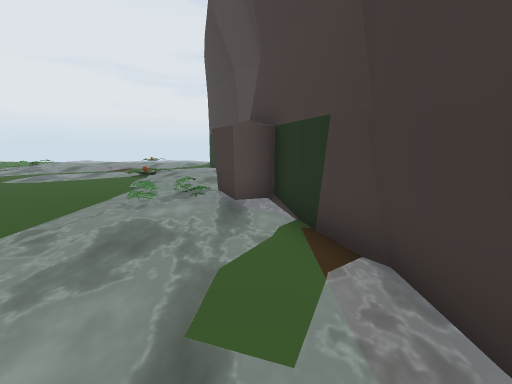
[1] (above)

18 first-person views from a walk through a scene from a Unity 3-D project. The camera is 1.3 m above the floor, tilts 10° down and sees 90° across. The floor is counted in squares, 0.96 m on a side. Each view is taken from the middle of a square. On the plan, view 1 faces up. The plan holds only what a view shows up to about 13 squares ahead; the rest is blank. The place goes on beyond the plan. The player character is not drawn. Some animated figures are not drawn.

[2]
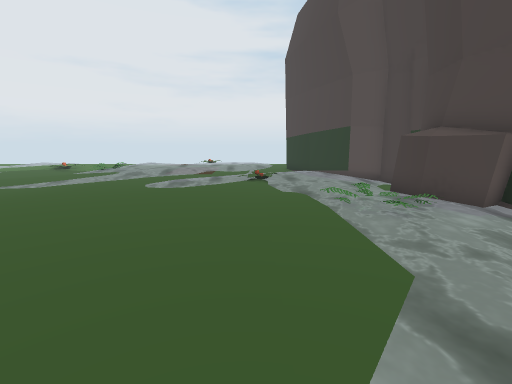

[3]
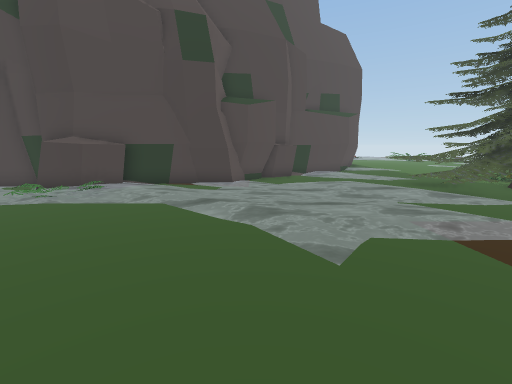

[4]
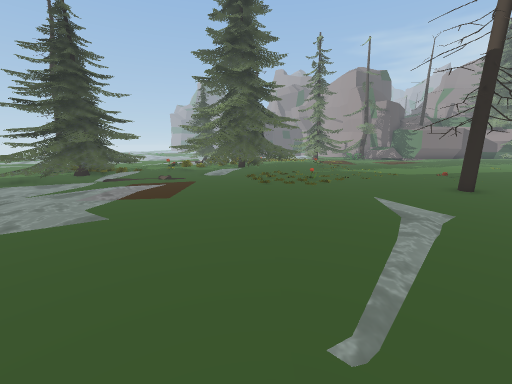

[5]
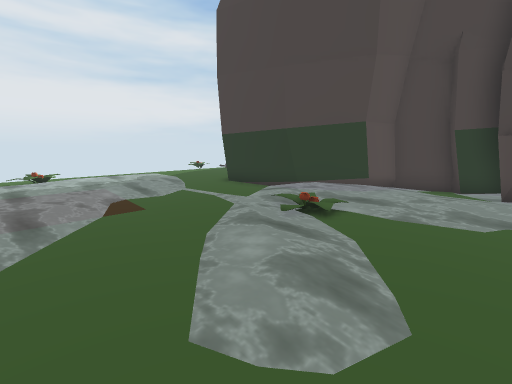

[6]
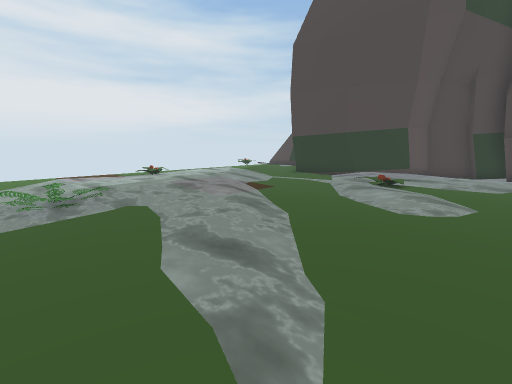

[7]
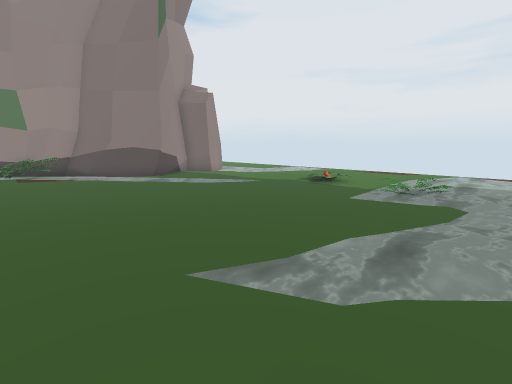

[8]
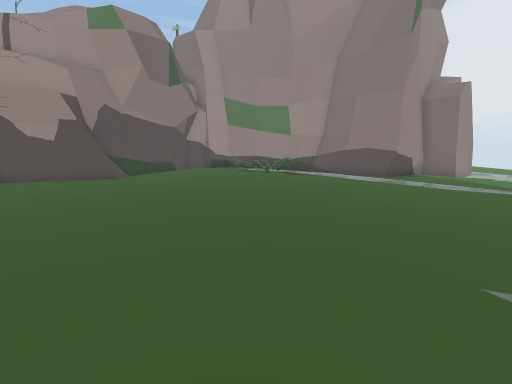

[9]
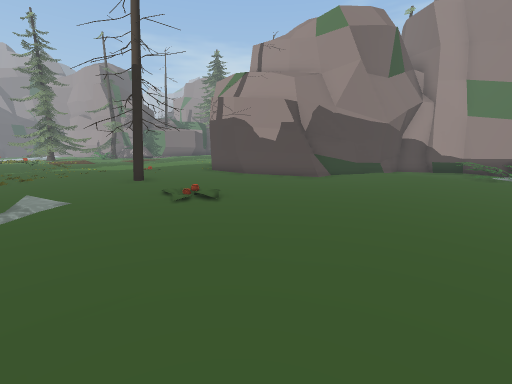

[10]
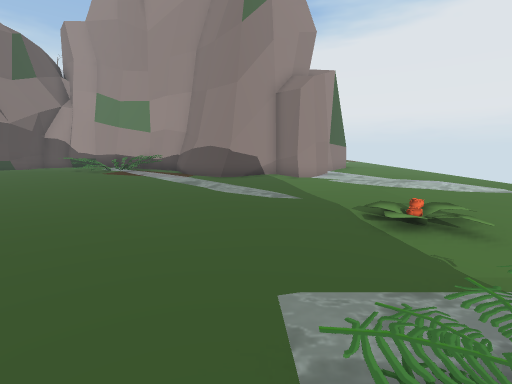

[11]
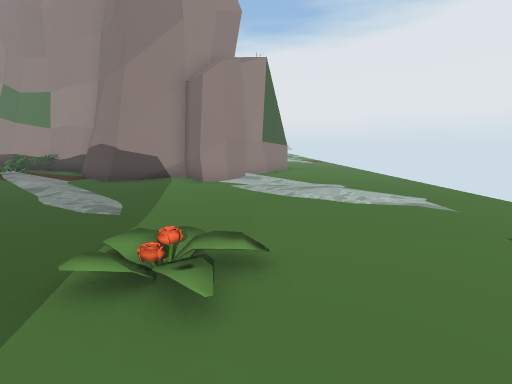

[12]
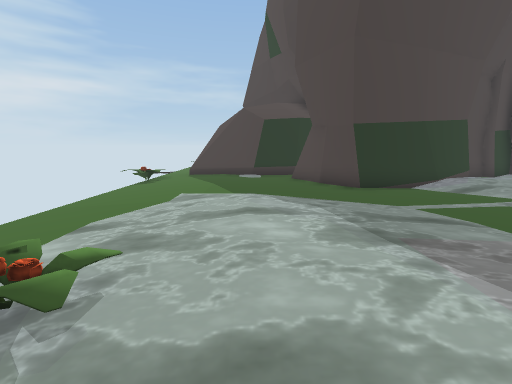

[13]
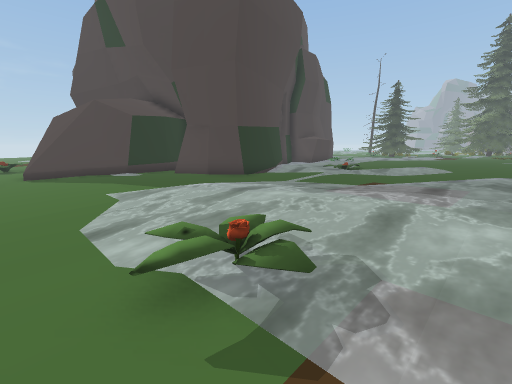

[14]
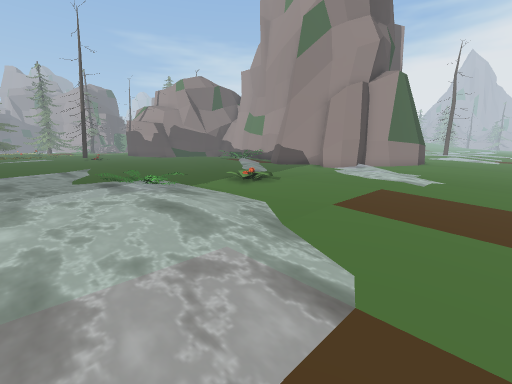

[15]
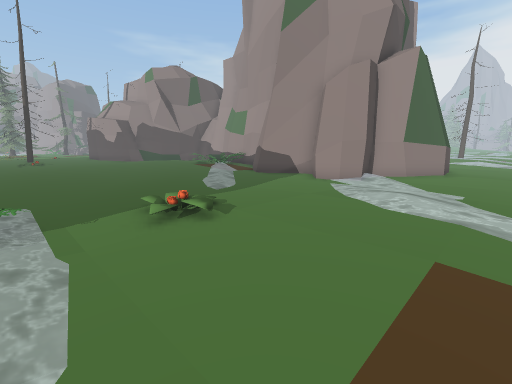

[16]
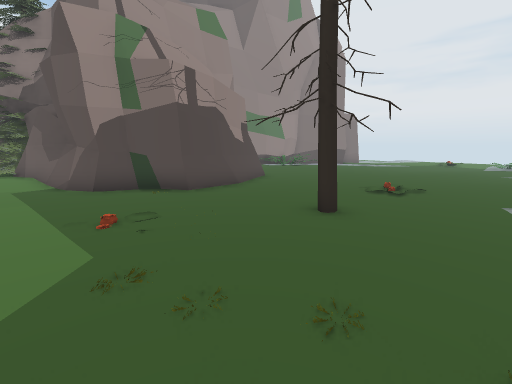

[17]
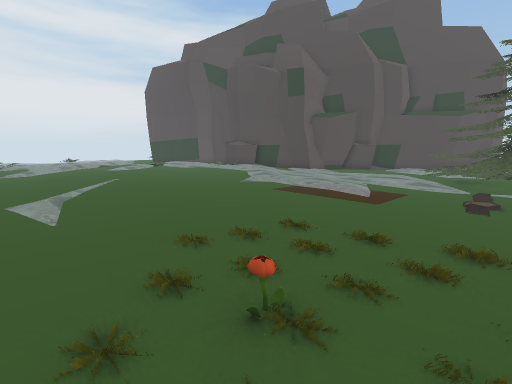

[18]
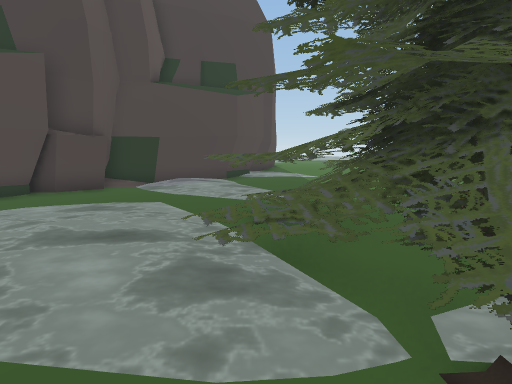

### Floor plan
Key: @ floor where view 1 was taken; # wall or solid block; . main floor; : floor 0.25 m higher than the main floor; - floor 0.25 m lower than the main floor; / step, stairs or slope; = window, fence, low wall or low ledge; ~ water the walk can cross; ≈ water the walk keeps out of; F flower; P plant; T tree; O other object.
Columns run from 29 left of view 1 to 7 right of it. Each row starts with its distance up from view 1.
 24  --------------------------------
 23  ---------------~~--F~~--------##
 22 -------~~-------~~~~-~~~~~-----##
 21 ------~~~------~~~~~~~~~~~----##
 20 -----~~~~-----~~~~~~~~~~~~---~##
 19 #--~~~~~------~~~~~~~~~~~-----##
 18 ##~≈~~~-------~~~~~~~~~~~--#####
 17  ####------F--PP~~~~~~~~~-###
 16    ##---------PPP~~~~~~---##
 15    #----------PPP~~~~-----##
 14    ##---~--------~~~~-----~##
 13    ##--~~--------~~~----~~~≈#
 12    ##-~~--------~~~---~~F~~~##
 11   ##-~~..-------~~---~~~-~~~~##
 10  ##-~~...----.--~--.-~~..~~~~-#
  9  # O~....---...~--...~..-~~~~-#
  8  #///.....--...--.......--~~≈##
  7  #///...........-.......-.~~##
  6  #///.....................~~##
  5 ##//......................~~P##
  4 #=/.......................~~~~#
  3 ##........................~~~-#
  2  ##...............~.......~~~-##
  1   ###............~.......~~~~~≈##
  0     ##=.....F...........~~~~~@~≈##
 -1      ###........~......~~~~~~~~-##
 -2        #................~~~~~~~~-###
 -3        ##...............~~~~~~~~--~#
 -4         #...T...........~~~~~~~~-~~##
 -5         #..............~~~-~~~ --~~~#
 -6        ##...T...........---~T~TT-~~~#
 -7 TT  ####..F.............---TTTTT~~---
 -8 TT###=..........F..... ---TTTTTT ----
 -9 TTT::.:::..........     --TTTTTTT ---

Where each view was taken, in squares from view 1:
view 1: 0 up, 0 right, facing up
view 2: 0 up, 5 left, facing up
view 3: 0 up, 10 left, facing right
view 4: 4 up, 10 left, facing down
view 5: 8 up, 10 left, facing up-right
view 6: 8 up, 15 left, facing up-right
view 7: 7 up, 12 left, facing up-left
view 8: 6 up, 12 left, facing left
view 9: 6 up, 13 left, facing down-left
view 10: 14 up, 13 left, facing left
view 11: 18 up, 15 left, facing left
view 12: 20 up, 11 left, facing right
view 13: 24 up, 11 left, facing down-right
view 14: 24 up, 11 left, facing down-left
view 15: 22 up, 15 left, facing down-left
view 16: 9 down, 14 left, facing up-left
view 17: 9 down, 14 left, facing up-right
view 18: 7 down, 4 left, facing right
